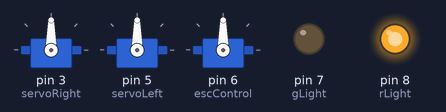
A sketch run on a simulated Arduino Uno, built with avr-gcc and run on an emulated ATmega328P. Parts: 3 × servo, output pins drawn as LEDs (lit = HIGH). No radio packets arrive unless stated; what the sketch prints to the serial monitor is not drawn.

Above: at 0.1 s.
At 0.5 s:
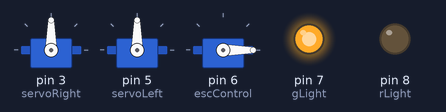
Timing chart, 0 to 2.0 s (numbered marks = the images above):
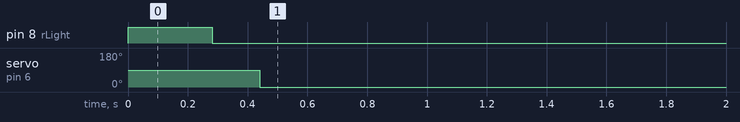

The sketch:

nanoPlane_receiver.ino
```cpp
#include <SPI.h>
#include <LoRa.h>
#include<Servo.h>
#include<ArduinoJson.h>

const int capacity = JSON_OBJECT_SIZE(3);//station has 14 objects, its the max amount
StaticJsonDocument<capacity> jb;

Servo servoR;
Servo servoL;
Servo engine;

//===================
//      PINS
int servoRight=3;
int servoLeft= 5;
int escControl=6;
int rLight=8;
int gLight= 7;

int interv =50;
int x=90;
int y=90;
int t;
char* input="0";
unsigned long lastTime=0;


void setup() {
  Serial.begin(9600);
  pinMode(gLight,OUTPUT);
  pinMode(rLight,OUTPUT);
  digitalWrite(rLight,HIGH);
  servoR.attach(servoRight);
  servoL.attach(servoLeft);

  engine.attach(escControl,1000,2000);

  //while (!Serial);

  Serial.println("LoRa Plane Reciever!");
  delay(100);
  if (!LoRa.begin(433E6)) {
    Serial.println("Starting LoRa failed!");
    while (1);
  }

  LoRa.receive();
  steer(4,0);
  digitalWrite(rLight,LOW);
  digitalWrite(gLight,HIGH);
}

void loop() {


  int packetSize = LoRa.parsePacket();
 // Serial.println(packetSize);
  if (packetSize) {
   gotPacket(packetSize);
  }
  //Serial.print("v");


 unsigned long currentTime = millis();
  if((currentTime - lastTime) > interv)
  {
   //  Serial.println(x);
     lastTime = currentTime;
     int x_offset= (x-90)*2;
     int y_offset =(y-90)*2;

     if(x_offset <=-10 && y>=80)
     {
      steer(0,abs(x_offset));
     }
     else if(x_offset>30 && y>= 80)
     {
      //why is this default
      steer(1,x_offset);
     }
     else if(y<80 && x_offset >10)
     {
      steer(2,abs(y_offset));
     }
     else if(y>105)
     {
      steer(3,y_offset);
     }
     else
     {
      steer(4,0);
     }
     engineThrottle(t);
  }


}

void engineThrottle(int throttle)
{
engine.write(throttle);
  //analogWrite(6,throttle/4);

}

void steer(int upDown,int degree)
{
  int currentPos=90;
  int lPos=50;
  int rPos=130;
  /*
  Serial.println("  deg:  ");
  Serial.print(degree);
  Serial.print("   #:  ");
 Serial.print(upDown);
  */

  if(upDown ==0)
  {
    //left up, right down
    servoR.write(currentPos-degree);

  delay(10);
    servoL.write(currentPos-degree);

  delay(10);

  }
  else if(upDown ==1)
  {
    //left down, right up
    servoR.write(currentPos+degree);

  delay(10);
    servoL.write(currentPos+degree);

  delay(10);
  }
  else if(upDown ==2)
  {
    // both down

    servoR.write(currentPos+degree);

  delay(10);
    servoL.write(currentPos-degree);


  delay(10);
  }
  else if (upDown==3)
  {
    //both down

    servoR.write(currentPos-degree);

  delay(10);
    servoL.write(currentPos+degree);

  delay(10);
  }
  else if (upDown ==4)
  {
    //return to 90 degrees
     servoR.write(currentPos);

  delay(10);
     servoL.write(currentPos);
     delay(150);
     return;
  }
  else
  {
    return;
  }
  delay(10);

}


void gotPacket(int packetSize)
{
   char inputBuff[packetSize];
    int i=0;

    // read packet
    while (LoRa.available()) {
      inputBuff[i]=(char)LoRa.read();
      i++;
    }
    //Serial.println(inputBuff);

  DeserializationError err = deserializeJson(jb,inputBuff);
  if(err)
   {
    Serial.println(inputBuff);
    Serial.println("\n\nJSON error");
    jb.clear();
    inputBuff[0]='\0';
    LoRa.receive();
    return;
   }

     x=jb["x"];
     y=jb["y"];
     t=jb["t"];
   // Serial.println(LoRa.packetRssi());

    inputBuff[0]='\0';
    jb.clear();
}
```

Measured:
- by itself, servo on pin 6 (escControl): 90° → 0° at 0.44 s
